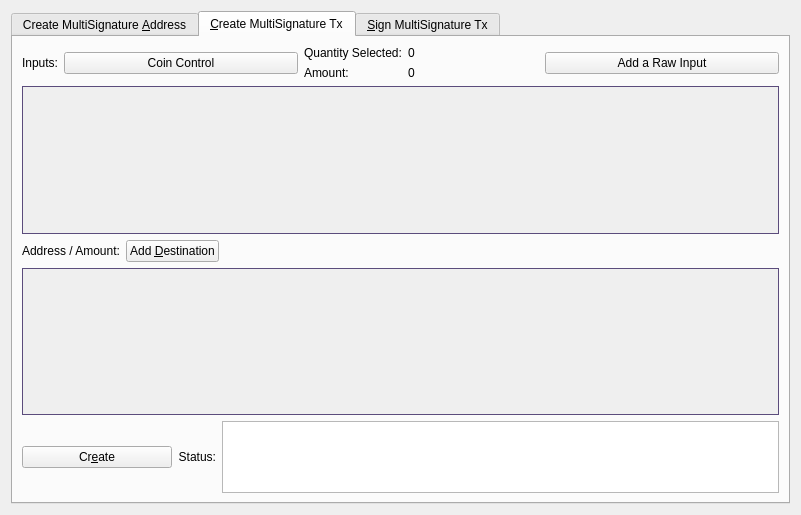
<?xml version="1.0" encoding="UTF-8"?>
<ui version="4.0">
 <class>MultisigDialog</class>
 <widget class="QDialog" name="MultisigDialog">
  <property name="geometry">
   <rect>
    <x>0</x>
    <y>0</y>
    <width>801</width>
    <height>515</height>
   </rect>
  </property>
  <property name="sizePolicy">
   <sizepolicy hsizetype="Fixed" vsizetype="Fixed">
    <horstretch>0</horstretch>
    <verstretch>0</verstretch>
   </sizepolicy>
  </property>
  <property name="windowTitle">
   <string>Multisignature Address Interactions</string>
  </property>
  <layout class="QVBoxLayout" name="verticalLayout_8">
   <item>
    <widget class="QTabWidget" name="multisigTabWidget">
     <property name="styleSheet">
      <string notr="true">QScrollArea{border: 1px solid #5b4c7c;}</string>
     </property>
     <property name="currentIndex">
      <number>1</number>
     </property>
     <widget class="QWidget" name="addMultisigTab">
      <property name="sizePolicy">
       <sizepolicy hsizetype="Minimum" vsizetype="Minimum">
        <horstretch>0</horstretch>
        <verstretch>0</verstretch>
       </sizepolicy>
      </property>
      <attribute name="title">
       <string>Create MultiSignature &amp;Address</string>
      </attribute>
      <layout class="QVBoxLayout" name="verticalLayout">
       <item>
        <layout class="QHBoxLayout" name="enterMLayout">
         <item>
          <widget class="QSpinBox" name="enterMSpinbox">
           <property name="sizePolicy">
            <sizepolicy hsizetype="Fixed" vsizetype="Fixed">
             <horstretch>0</horstretch>
             <verstretch>0</verstretch>
            </sizepolicy>
           </property>
           <property name="toolTip">
            <string>How many people must sign to verify a transaction</string>
           </property>
           <property name="minimum">
            <number>1</number>
           </property>
           <property name="maximum">
            <number>15</number>
           </property>
           <property name="value">
            <number>1</number>
           </property>
          </widget>
         </item>
         <item>
          <widget class="QLabel" name="enterMLabel">
           <property name="text">
            <string>Enter the minimum number of signatures required to sign transactions</string>
           </property>
          </widget>
         </item>
        </layout>
       </item>
       <item>
        <layout class="QHBoxLayout" name="addressLabelLayout">
         <item>
          <widget class="QLabel" name="addressLableLabel">
           <property name="text">
            <string>Address Label:</string>
           </property>
          </widget>
         </item>
         <item>
          <widget class="QLineEdit" name="multisigAddressLabel"/>
         </item>
        </layout>
       </item>
       <item>
        <layout class="QHBoxLayout" name="addAddressLayout">
         <item>
          <widget class="QPushButton" name="addAddressButton">
           <property name="toolTip">
            <string>Add another address that could sign to verify a transaction from the multisig address.</string>
           </property>
           <property name="text">
            <string>&amp;Add Address / Key</string>
           </property>
           <property name="icon">
            <iconset resource="../unigrid.qrc">
             <normaloff>:/icons/add</normaloff>:/icons/add</iconset>
           </property>
           <property name="autoDefault">
            <bool>false</bool>
           </property>
          </widget>
         </item>
         <item>
          <widget class="QLabel" name="addAddressLabel">
           <property name="sizePolicy">
            <sizepolicy hsizetype="Preferred" vsizetype="Fixed">
             <horstretch>0</horstretch>
             <verstretch>0</verstretch>
            </sizepolicy>
           </property>
           <property name="text">
            <string>Local addresses or public keys that can sign:</string>
           </property>
          </widget>
         </item>
         <item>
          <spacer name="addAddressSpacer_2">
           <property name="orientation">
            <enum>Qt::Horizontal</enum>
           </property>
           <property name="sizeHint" stdset="0">
            <size>
             <width>40</width>
             <height>10</height>
            </size>
           </property>
          </spacer>
         </item>
        </layout>
       </item>
       <item>
        <widget class="QScrollArea" name="addAddressScrollArea">
         <property name="sizePolicy">
          <sizepolicy hsizetype="Preferred" vsizetype="Expanding">
           <horstretch>0</horstretch>
           <verstretch>0</verstretch>
          </sizepolicy>
         </property>
         <property name="widgetResizable">
          <bool>true</bool>
         </property>
         <widget class="QWidget" name="addAddressWidget">
          <property name="geometry">
           <rect>
            <x>0</x>
            <y>0</y>
            <width>759</width>
            <height>166</height>
           </rect>
          </property>
          <layout class="QVBoxLayout" name="verticalLayout_5">
           <item>
            <layout class="QVBoxLayout" name="addressList"/>
           </item>
           <item>
            <spacer name="verticalSpacer">
             <property name="orientation">
              <enum>Qt::Vertical</enum>
             </property>
             <property name="sizeHint" stdset="0">
              <size>
               <width>20</width>
               <height>40</height>
              </size>
             </property>
            </spacer>
           </item>
          </layout>
         </widget>
        </widget>
       </item>
       <item>
        <layout class="QHBoxLayout" name="addMultisigLayout">
         <item>
          <widget class="QPushButton" name="addMultisigButton">
           <property name="sizePolicy">
            <sizepolicy hsizetype="Preferred" vsizetype="Fixed">
             <horstretch>0</horstretch>
             <verstretch>0</verstretch>
            </sizepolicy>
           </property>
           <property name="toolTip">
            <string>Create a new multisig address</string>
           </property>
           <property name="toolTipDuration">
            <number>-3</number>
           </property>
           <property name="text">
            <string>C&amp;reate</string>
           </property>
           <property name="icon">
            <iconset resource="../unigrid.qrc">
             <normaloff>:/icons/filesave</normaloff>:/icons/filesave</iconset>
           </property>
           <property name="autoDefault">
            <bool>false</bool>
           </property>
          </widget>
         </item>
         <item>
          <widget class="QLabel" name="label">
           <property name="text">
            <string>Status:</string>
           </property>
          </widget>
         </item>
         <item>
          <widget class="QTextEdit" name="addMultisigStatus">
           <property name="sizePolicy">
            <sizepolicy hsizetype="Expanding" vsizetype="Fixed">
             <horstretch>0</horstretch>
             <verstretch>0</verstretch>
            </sizepolicy>
           </property>
           <property name="maximumSize">
            <size>
             <width>16777215</width>
             <height>75</height>
            </size>
           </property>
           <property name="readOnly">
            <bool>true</bool>
           </property>
           <property name="textInteractionFlags">
            <set>Qt::TextSelectableByKeyboard|Qt::TextSelectableByMouse</set>
           </property>
          </widget>
         </item>
        </layout>
       </item>
       <item>
        <widget class="QLabel" name="label_2">
         <property name="sizePolicy">
          <sizepolicy hsizetype="Preferred" vsizetype="Preferred">
           <horstretch>0</horstretch>
           <verstretch>0</verstretch>
          </sizepolicy>
         </property>
         <property name="text">
          <string>Use below to quickly import an address by its redeem. Don't forget to add a label before clicking import!
Keep in mind, the wallet will rescan the blockchain to find transactions containing the new address.
Please be patient after clicking import.</string>
         </property>
         <property name="scaledContents">
          <bool>false</bool>
         </property>
         <property name="wordWrap">
          <bool>true</bool>
         </property>
        </widget>
       </item>
       <item>
        <layout class="QHBoxLayout" name="importLayout">
         <item>
          <widget class="QPushButton" name="importAddressButton">
           <property name="sizePolicy">
            <sizepolicy hsizetype="Fixed" vsizetype="Fixed">
             <horstretch>0</horstretch>
             <verstretch>0</verstretch>
            </sizepolicy>
           </property>
           <property name="text">
            <string>&amp;Import Redeem</string>
           </property>
           <property name="icon">
            <iconset resource="../unigrid.qrc">
             <normaloff>:/icons/receiving_addresses</normaloff>:/icons/receiving_addresses</iconset>
           </property>
          </widget>
         </item>
         <item>
          <widget class="QLineEdit" name="importRedeem">
           <property name="sizePolicy">
            <sizepolicy hsizetype="Preferred" vsizetype="Fixed">
             <horstretch>0</horstretch>
             <verstretch>0</verstretch>
            </sizepolicy>
           </property>
          </widget>
         </item>
        </layout>
       </item>
      </layout>
     </widget>
     <widget class="QWidget" name="createTransactionTab">
      <attribute name="title">
       <string>&amp;Create MultiSignature Tx</string>
      </attribute>
      <layout class="QVBoxLayout" name="verticalLayout_3">
       <item>
        <layout class="QHBoxLayout" name="horizontalLayout_2">
         <item>
          <layout class="QVBoxLayout" name="createTxLayout">
           <item>
            <layout class="QHBoxLayout" name="addTxInputLayout">
             <item>
              <widget class="QLabel" name="addTxInputLabel">
               <property name="sizePolicy">
                <sizepolicy hsizetype="Fixed" vsizetype="Preferred">
                 <horstretch>0</horstretch>
                 <verstretch>0</verstretch>
                </sizepolicy>
               </property>
               <property name="text">
                <string>Inputs:</string>
               </property>
              </widget>
             </item>
             <item>
              <widget class="QPushButton" name="pushButtonCoinControl">
               <property name="sizePolicy">
                <sizepolicy hsizetype="Preferred" vsizetype="Fixed">
                 <horstretch>0</horstretch>
                 <verstretch>0</verstretch>
                </sizepolicy>
               </property>
               <property name="text">
                <string>Coin Control</string>
               </property>
              </widget>
             </item>
             <item>
              <layout class="QFormLayout" name="formLayout_2">
               <property name="rightMargin">
                <number>10</number>
               </property>
               <item row="0" column="0">
                <widget class="QLabel" name="labelQuantity">
                 <property name="text">
                  <string>Quantity Selected:</string>
                 </property>
                </widget>
               </item>
               <item row="0" column="1">
                <widget class="QLabel" name="labelQuantity_int">
                 <property name="text">
                  <string>0</string>
                 </property>
                </widget>
               </item>
               <item row="1" column="0">
                <widget class="QLabel" name="labelAmount">
                 <property name="text">
                  <string>Amount:</string>
                 </property>
                </widget>
               </item>
               <item row="1" column="1">
                <widget class="QLabel" name="labelAmount_int">
                 <property name="text">
                  <string>0</string>
                 </property>
                </widget>
               </item>
              </layout>
             </item>
             <item>
              <widget class="QPushButton" name="addInputButton">
               <property name="sizePolicy">
                <sizepolicy hsizetype="Preferred" vsizetype="Fixed">
                 <horstretch>0</horstretch>
                 <verstretch>0</verstretch>
                </sizepolicy>
               </property>
               <property name="toolTip">
                <string>Add an input to fund the outputs</string>
               </property>
               <property name="text">
                <string>Add a Raw Input</string>
               </property>
               <property name="icon">
                <iconset resource="../unigrid.qrc">
                 <normaloff>:/css/default</normaloff>:/css/default</iconset>
               </property>
              </widget>
             </item>
            </layout>
           </item>
           <item>
            <widget class="QScrollArea" name="txInputsScrollArea">
             <property name="sizePolicy">
              <sizepolicy hsizetype="Preferred" vsizetype="Expanding">
               <horstretch>0</horstretch>
               <verstretch>0</verstretch>
              </sizepolicy>
             </property>
             <property name="widgetResizable">
              <bool>true</bool>
             </property>
             <widget class="QWidget" name="txInputsWidget">
              <property name="geometry">
               <rect>
                <x>0</x>
                <y>0</y>
                <width>747</width>
                <height>131</height>
               </rect>
              </property>
              <layout class="QVBoxLayout" name="verticalLayout_7">
               <item>
                <layout class="QVBoxLayout" name="inputsList"/>
               </item>
               <item>
                <spacer name="txInputsSpacer">
                 <property name="orientation">
                  <enum>Qt::Vertical</enum>
                 </property>
                 <property name="sizeHint" stdset="0">
                  <size>
                   <width>20</width>
                   <height>80</height>
                  </size>
                 </property>
                </spacer>
               </item>
              </layout>
             </widget>
            </widget>
           </item>
           <item>
            <layout class="QHBoxLayout" name="addDestinationLayout">
             <item>
              <widget class="QLabel" name="addDestinationLabel">
               <property name="text">
                <string>Address / Amount:</string>
               </property>
              </widget>
             </item>
             <item>
              <widget class="QPushButton" name="addDestinationButton">
               <property name="sizePolicy">
                <sizepolicy hsizetype="Fixed" vsizetype="Fixed">
                 <horstretch>0</horstretch>
                 <verstretch>0</verstretch>
                </sizepolicy>
               </property>
               <property name="toolTip">
                <string>Add destinations to send UNIGRID to</string>
               </property>
               <property name="text">
                <string>Add &amp;Destination</string>
               </property>
               <property name="icon">
                <iconset resource="../unigrid.qrc">
                 <normaloff>:/icons/add</normaloff>:/icons/add</iconset>
               </property>
              </widget>
             </item>
             <item>
              <spacer name="addDestinationHorizontalSpacer">
               <property name="orientation">
                <enum>Qt::Horizontal</enum>
               </property>
               <property name="sizeHint" stdset="0">
                <size>
                 <width>40</width>
                 <height>20</height>
                </size>
               </property>
              </spacer>
             </item>
            </layout>
           </item>
           <item>
            <widget class="QScrollArea" name="destionationsScrollArea">
             <property name="sizePolicy">
              <sizepolicy hsizetype="Expanding" vsizetype="Expanding">
               <horstretch>0</horstretch>
               <verstretch>0</verstretch>
              </sizepolicy>
             </property>
             <property name="widgetResizable">
              <bool>true</bool>
             </property>
             <widget class="QWidget" name="destinationsScrollAreaContents">
              <property name="geometry">
               <rect>
                <x>0</x>
                <y>0</y>
                <width>747</width>
                <height>130</height>
               </rect>
              </property>
              <layout class="QVBoxLayout" name="verticalLayout_11">
               <item>
                <layout class="QVBoxLayout" name="destinationsList"/>
               </item>
               <item>
                <spacer name="destinationsSpacer">
                 <property name="orientation">
                  <enum>Qt::Vertical</enum>
                 </property>
                 <property name="sizeHint" stdset="0">
                  <size>
                   <width>20</width>
                   <height>20</height>
                  </size>
                 </property>
                </spacer>
               </item>
              </layout>
             </widget>
            </widget>
           </item>
           <item>
            <layout class="QHBoxLayout" name="horizontalLayout_4">
             <item>
              <widget class="QPushButton" name="createButton">
               <property name="sizePolicy">
                <sizepolicy hsizetype="Fixed" vsizetype="Fixed">
                 <horstretch>0</horstretch>
                 <verstretch>0</verstretch>
                </sizepolicy>
               </property>
               <property name="minimumSize">
                <size>
                 <width>150</width>
                 <height>0</height>
                </size>
               </property>
               <property name="toolTip">
                <string>Create a transaction object using the given inputs to the given outputs</string>
               </property>
               <property name="text">
                <string>Cr&amp;eate</string>
               </property>
               <property name="icon">
                <iconset resource="../unigrid.qrc">
                 <normaloff>:/icons/export</normaloff>:/icons/export</iconset>
               </property>
               <property name="autoDefault">
                <bool>false</bool>
               </property>
               <property name="default">
                <bool>true</bool>
               </property>
              </widget>
             </item>
             <item>
              <widget class="QLabel" name="createButtonLabel">
               <property name="sizePolicy">
                <sizepolicy hsizetype="Fixed" vsizetype="Preferred">
                 <horstretch>0</horstretch>
                 <verstretch>0</verstretch>
                </sizepolicy>
               </property>
               <property name="text">
                <string>Status:</string>
               </property>
               <property name="alignment">
                <set>Qt::AlignRight|Qt::AlignTrailing|Qt::AlignVCenter</set>
               </property>
              </widget>
             </item>
             <item>
              <widget class="QTextEdit" name="createButtonStatus">
               <property name="sizePolicy">
                <sizepolicy hsizetype="Expanding" vsizetype="Minimum">
                 <horstretch>0</horstretch>
                 <verstretch>0</verstretch>
                </sizepolicy>
               </property>
               <property name="maximumSize">
                <size>
                 <width>16777215</width>
                 <height>16777215</height>
                </size>
               </property>
               <property name="sizeAdjustPolicy">
                <enum>QAbstractScrollArea::AdjustToContents</enum>
               </property>
               <property name="readOnly">
                <bool>true</bool>
               </property>
              </widget>
             </item>
            </layout>
           </item>
          </layout>
         </item>
         <item>
          <layout class="QHBoxLayout" name="horizontalLayout_3"/>
         </item>
        </layout>
       </item>
      </layout>
     </widget>
     <widget class="QWidget" name="signMultisigTransaction">
      <property name="styleSheet">
       <string notr="true">txScrollArea:{
	border: 1px solid #5b4c7c;
}
keyScrollArea:{
	border: 1px solid #5b4c7c;
}
txScrollArea:{
	border: 1px solid #5b4c7c;
}</string>
      </property>
      <attribute name="title">
       <string>&amp;Sign MultiSignature Tx</string>
      </attribute>
      <layout class="QVBoxLayout" name="verticalLayout_4">
       <item>
        <layout class="QHBoxLayout" name="transactionHexLayout">
         <item>
          <widget class="QLabel" name="transactionHexLabel">
           <property name="text">
            <string>Transaction Hex:</string>
           </property>
          </widget>
         </item>
         <item>
          <widget class="QLineEdit" name="transactionHex">
           <property name="toolTip">
            <string/>
           </property>
          </widget>
         </item>
        </layout>
       </item>
       <item>
        <layout class="QHBoxLayout" name="horizontalLayout">
         <item>
          <layout class="QVBoxLayout" name="verticalLayout_2">
           <item>
            <layout class="QHBoxLayout" name="horizontalLayout_7">
             <item>
              <widget class="QPushButton" name="signButton">
               <property name="sizePolicy">
                <sizepolicy hsizetype="Preferred" vsizetype="Fixed">
                 <horstretch>0</horstretch>
                 <verstretch>0</verstretch>
                </sizepolicy>
               </property>
               <property name="minimumSize">
                <size>
                 <width>150</width>
                 <height>0</height>
                </size>
               </property>
               <property name="toolTip">
                <string>Sign the transaction from this wallet or from provided private keys</string>
               </property>
               <property name="text">
                <string>S&amp;ign</string>
               </property>
               <property name="icon">
                <iconset resource="../unigrid.qrc">
                 <normaloff>:/icons/edit</normaloff>:/icons/edit</iconset>
               </property>
               <property name="autoDefault">
                <bool>false</bool>
               </property>
               <property name="default">
                <bool>true</bool>
               </property>
              </widget>
             </item>
             <item>
              <widget class="QPushButton" name="commitButton">
               <property name="enabled">
                <bool>false</bool>
               </property>
               <property name="sizePolicy">
                <sizepolicy hsizetype="Preferred" vsizetype="Fixed">
                 <horstretch>0</horstretch>
                 <verstretch>0</verstretch>
                </sizepolicy>
               </property>
               <property name="toolTip">
                <string>&lt;html&gt;&lt;head/&gt;&lt;body&gt;&lt;p&gt;DISABLED until transaction has been signed enough times.&lt;/p&gt;&lt;/body&gt;&lt;/html&gt;</string>
               </property>
               <property name="autoFillBackground">
                <bool>false</bool>
               </property>
               <property name="text">
                <string>Co&amp;mmit</string>
               </property>
               <property name="icon">
                <iconset resource="../unigrid.qrc">
                 <normaloff>:/icons/send</normaloff>:/icons/send</iconset>
               </property>
               <property name="autoDefault">
                <bool>true</bool>
               </property>
              </widget>
             </item>
             <item>
              <layout class="QHBoxLayout" name="addPrivKeyLayout">
               <item>
                <widget class="QPushButton" name="addPrivKeyButton">
                 <property name="sizePolicy">
                  <sizepolicy hsizetype="Fixed" vsizetype="Fixed">
                   <horstretch>0</horstretch>
                   <verstretch>0</verstretch>
                  </sizepolicy>
                 </property>
                 <property name="toolTip">
                  <string>Add private keys to sign the transaction with</string>
                 </property>
                 <property name="text">
                  <string>Add Private &amp;Key</string>
                 </property>
                 <property name="icon">
                  <iconset resource="../unigrid.qrc">
                   <normaloff>:/icons/add</normaloff>:/icons/add</iconset>
                 </property>
                </widget>
               </item>
               <item>
                <widget class="QLabel" name="addPrivKeyLabel">
                 <property name="text">
                  <string>Sign with only private keys (Not Recommened)</string>
                 </property>
                </widget>
               </item>
              </layout>
             </item>
            </layout>
           </item>
           <item>
            <layout class="QHBoxLayout" name="horizontalLayout_5">
             <item>
              <widget class="QLabel" name="signButtonStatusLabel">
               <property name="text">
                <string>Status:</string>
               </property>
              </widget>
             </item>
             <item>
              <widget class="QTextEdit" name="signButtonStatus">
               <property name="sizePolicy">
                <sizepolicy hsizetype="Expanding" vsizetype="Preferred">
                 <horstretch>0</horstretch>
                 <verstretch>0</verstretch>
                </sizepolicy>
               </property>
               <property name="maximumSize">
                <size>
                 <width>16777215</width>
                 <height>16777215</height>
                </size>
               </property>
               <property name="verticalScrollBarPolicy">
                <enum>Qt::ScrollBarAsNeeded</enum>
               </property>
               <property name="readOnly">
                <bool>true</bool>
               </property>
               <property name="textInteractionFlags">
                <set>Qt::TextSelectableByKeyboard|Qt::TextSelectableByMouse</set>
               </property>
              </widget>
             </item>
            </layout>
           </item>
           <item>
            <widget class="QScrollArea" name="keyScrollArea">
             <property name="sizePolicy">
              <sizepolicy hsizetype="Expanding" vsizetype="Expanding">
               <horstretch>0</horstretch>
               <verstretch>0</verstretch>
              </sizepolicy>
             </property>
             <property name="sizeAdjustPolicy">
              <enum>QAbstractScrollArea::AdjustToContents</enum>
             </property>
             <property name="widgetResizable">
              <bool>true</bool>
             </property>
             <widget class="QWidget" name="keyScrollAreaContents">
              <property name="geometry">
               <rect>
                <x>0</x>
                <y>0</y>
                <width>755</width>
                <height>168</height>
               </rect>
              </property>
              <layout class="QVBoxLayout" name="verticalLayout_9">
               <item>
                <layout class="QVBoxLayout" name="keyList"/>
               </item>
               <item>
                <spacer name="keySpacer">
                 <property name="orientation">
                  <enum>Qt::Vertical</enum>
                 </property>
                 <property name="sizeHint" stdset="0">
                  <size>
                   <width>20</width>
                   <height>20</height>
                  </size>
                 </property>
                </spacer>
               </item>
              </layout>
             </widget>
            </widget>
           </item>
          </layout>
         </item>
        </layout>
       </item>
      </layout>
     </widget>
    </widget>
   </item>
  </layout>
 </widget>
 <resources>
  <include location="../unigrid.qrc"/>
 </resources>
 <connections/>
</ui>
